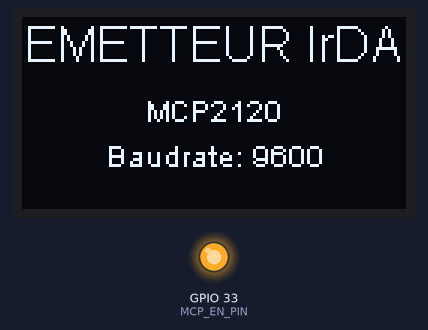
Recording of a sketch running on a simulated ESP32. Parts: 128×64 one-colour display, output pins drawn as LEDs (lit = HIGH). What the sketch prints to the serial monitor is not drawn.

Above: at 0.1 s.
At 2.1 s:
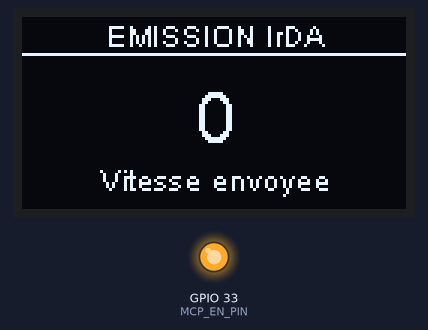
At 3.1 s:
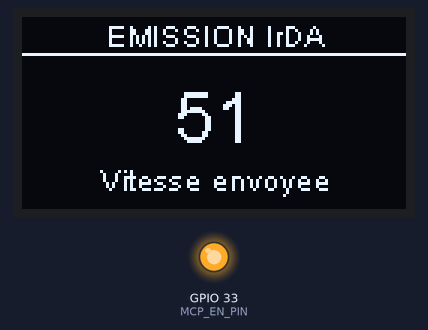
At 4.1 s:
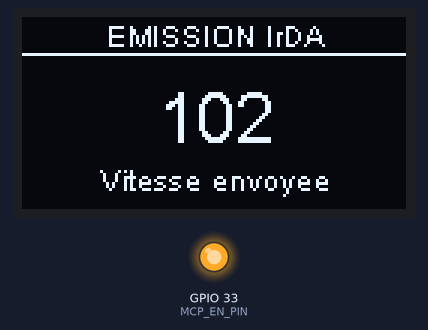
At 5.1 s:
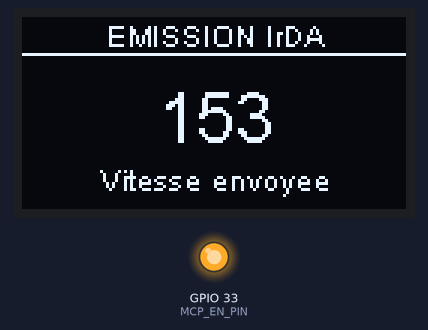
At 7.2 s:
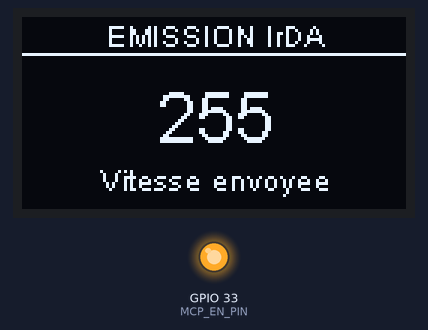

Measured:
- by itself, everything shown: repeats every 6.1 s, in 7 steps
- what the display in image 1 shows lasts 1.1 s, from 2.0 s to 3.1 s

The sketch:

prog_emetteur.ino
```cpp
#include <Arduino.h>

// Connexions ESP32 vers MCP2120
#define MCP_TX_PIN  17
#define MCP_RX_PIN  16
#define MCP_EN_PIN  33

// OLED definitions
#include <Wire.h>
#include "SSD1306Wire.h"

SSD1306Wire display(0x3c, 5, 4);

void setup() {
  Serial.begin(9600);   // Debug
  Serial2.begin(9600, SERIAL_8N1, MCP_RX_PIN, MCP_TX_PIN);

  // Enable du MCP2120
  pinMode(MCP_EN_PIN, OUTPUT);
  digitalWrite(MCP_EN_PIN, HIGH);

  // OLED init
  display.init();
  display.flipScreenVertically();
  display.setFont(ArialMT_Plain_16);

  // Écran d'accueil
  display.clear();
  display.setTextAlignment(TEXT_ALIGN_CENTER);
  display.drawString(64, 0, "EMETTEUR IrDA");
  display.setFont(ArialMT_Plain_10);
  display.drawString(64, 25, "MCP2120");
  display.drawString(64, 40, "Baudrate: 9600");
  display.display();

  delay(2000);

  Serial.println("=== ÉMETTEUR avec MCP2120 ===");
  Serial.println("Baudrate: 9600");
}

void loop() {
  uint8_t vitesses[] = {0, 51, 102, 153, 204, 255};

  for (int i = 0; i < 6; i++) {
    // Affichage console
    Serial.print("Envoi : ");
    Serial.println(vitesses[i]);

    // Envoi IrDA
    Serial2.write(vitesses[i]);
    Serial2.flush();

    // Affichage OLED
    display.clear();

    // Titre
    display.setFont(ArialMT_Plain_10);
    display.setTextAlignment(TEXT_ALIGN_CENTER);
    display.drawString(64, 0, "EMISSION IrDA");

    // Ligne de séparation
    display.drawHorizontalLine(0, 12, 128);

    // Vitesse (grande police)
    display.setFont(ArialMT_Plain_24);
    display.setTextAlignment(TEXT_ALIGN_CENTER);
    display.drawString(64, 20, String(vitesses[i]));

    // Label "Vitesse envoyée"
    display.setFont(ArialMT_Plain_10);
    display.drawString(64, 48, "Vitesse envoyee");

    display.display();

    delay(1000);
  }

  // Fin de cycle
  display.clear();
  display.setFont(ArialMT_Plain_16);
  display.setTextAlignment(TEXT_ALIGN_CENTER);
  display.drawString(64, 20, "Cycle termine");
  display.display();

  Serial.println("--- Cycle terminé ---");
  delay(50);
}
```
